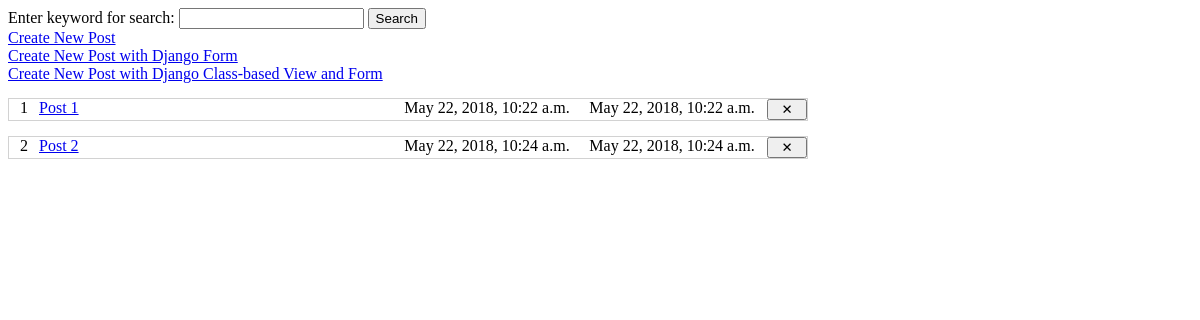
The page /simple-post-ui/ on the database its author committed.
### simple_post_ui_app/models.py (models this page shows)
class SimplePost(models.Model):
    header = models.CharField(max_length=200, blank=False, null=False)
    content = models.TextField(blank=False)
    created = models.DateTimeField(auto_now_add=True)
    updated = models.DateTimeField(auto_now=True)
    def get_absolute_url(self):
        from django.urls import reverse
        return reverse("testapp_simple-post-list", kwargs={"pk": self.id})

### simple_post_ui_app/views.py (the view)
def simple_post_list_view(request, pk=None):
    if request.method == "GET" and pk is None:
        objs = SimplePost.objects.all()
        context_var = {"simple_post_objects": objs}
        return render(request, "simple_post_ui_app/templates/simple_post_list.html", context_var)
    if request.method == "GET" and pk is not None:
        obj = SimplePost.objects.get(id=pk)
        context_var = {"simple_post_object": obj}
        return render(request, "simple_post_ui_app/templates/simple_post_detail.html", context_var)
    return HttpResponseNotFound("<h1>Unable to perform</h1>")

### simple_post_ui_app/templates/simple_post_list.html (shortened to what this page needs)
<!DOCTYPE html>
<html lang="en" xmlns="http://www.w3.org/1999/html">
<head>
    {% load static %}
    <link rel="stylesheet" href="{% static 'simple_post_ui_app/css/style.css' %}">
</head>
<body>
    <form class="search" method="get" action="{% url 'testapp_filter-simple-post' %}">
        <label>Enter keyword for search: </label>
        <input type="text" name="keyword">
        <button type="submit">Search</button>
    </form>
    <a href="{% url 'testapp_create-simple-post' %}">Create New Post</a><br>
    <a href="{% url 'testapp_create-simple-post-form' %}">Create New Post with Django Form</a><br>
    <a href="{% url 'testapp_create-simple-post-form-class' %}">Create New Post with Django Class-based View and Form</a>
    <div class="simple-post-items">
        {% for item in simple_post_objects %}
        <div class="simple-post-item">
            <span>{{ forloop.counter }}</span>
            <a href="{{ item.get_absolute_url }}">{{ item.header }}</a>
            <span>{{ item.created }}</span>
            <span>{{ item.updated }}</span>
            <form  method="post" action="{% url 'testapp_delete-simple-post' item.id %}">
                <button type="submit">&#10005;</button>
            </form>
        </div>
        {% empty %}
            There are no posts
        {% endfor %}
    </div>
</body>
</html>

### simple_post_ui_app/static/simple_post_ui_app/css/style.css (style rules this page uses)
form { display: flex; flex-direction: column; width: 400px; }
form.search { display: block; width: 100%; }
form.search > * { display: inline-block; }
div { margin-top: 15px; }
div.simple-post-items { width: 800px; }
div.simple-post-item { display: flex; border: 1px solid rgb(210,210,210); }
div.simple-post-item > * { margin-left: 5px; }
div.simple-post-item > span:nth-child(1) { flex: 0 0 20px; text-align: center; }
div.simple-post-item > a { flex: 1; }
div.simple-post-item > span:nth-child(3) { flex: 0 0 180px; text-align: center; }
div.simple-post-item > span:nth-child(4) { flex: 0 0 180px; text-align: center; }
div.simple-post-item > form { flex: 0 0 40px; }

### rows shown on the page
SimplePost: header "Post 1", created "May 22, 2018, 10:22 a.m.", updated "May 22, 2018, 10:22 a.m."
SimplePost: header "Post 2", created "May 22, 2018, 10:24 a.m.", updated "May 22, 2018, 10:24 a.m."
